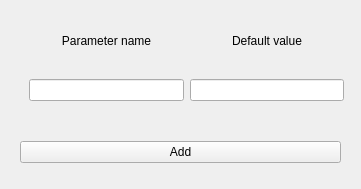
<?xml version="1.0" encoding="UTF-8"?>
<ui version="4.0">
 <class>Form</class>
 <widget class="QWidget" name="Form">
  <property name="geometry">
   <rect>
    <x>0</x>
    <y>0</y>
    <width>361</width>
    <height>189</height>
   </rect>
  </property>
  <property name="minimumSize">
   <size>
    <width>361</width>
    <height>189</height>
   </size>
  </property>
  <property name="windowTitle">
   <string>Form</string>
  </property>
  <layout class="QVBoxLayout" name="verticalLayout_2">
   <item>
    <widget class="QWidget" name="widget_2" native="true">
     <property name="minimumSize">
      <size>
       <width>351</width>
       <height>111</height>
      </size>
     </property>
     <layout class="QVBoxLayout" name="verticalLayout">
      <item>
       <widget class="QWidget" name="widget_3" native="true">
        <property name="minimumSize">
         <size>
          <width>311</width>
          <height>41</height>
         </size>
        </property>
        <layout class="QHBoxLayout" name="horizontalLayout">
         <item>
          <widget class="QLabel" name="label_4">
           <property name="text">
            <string>Parameter name</string>
           </property>
           <property name="textFormat">
            <enum>Qt::PlainText</enum>
           </property>
           <property name="alignment">
            <set>Qt::AlignCenter</set>
           </property>
          </widget>
         </item>
         <item>
          <widget class="QLabel" name="label_3">
           <property name="text">
            <string>Default value</string>
           </property>
           <property name="textFormat">
            <enum>Qt::PlainText</enum>
           </property>
           <property name="alignment">
            <set>Qt::AlignCenter</set>
           </property>
          </widget>
         </item>
        </layout>
       </widget>
      </item>
      <item>
       <widget class="QWidget" name="widget_4" native="true">
        <property name="minimumSize">
         <size>
          <width>308</width>
          <height>46</height>
         </size>
        </property>
        <layout class="QHBoxLayout" name="horizontalLayout_2">
         <item>
          <widget class="QLineEdit" name="param_name"/>
         </item>
         <item>
          <widget class="QLineEdit" name="def_value"/>
         </item>
        </layout>
       </widget>
      </item>
     </layout>
    </widget>
   </item>
   <item>
    <widget class="QWidget" name="widget" native="true">
     <property name="minimumSize">
      <size>
       <width>291</width>
       <height>51</height>
      </size>
     </property>
     <layout class="QHBoxLayout" name="horizontalLayout_3">
      <item>
       <widget class="QPushButton" name="add_button">
        <property name="text">
         <string>Add</string>
        </property>
       </widget>
      </item>
     </layout>
    </widget>
   </item>
  </layout>
 </widget>
 <resources/>
 <connections/>
</ui>
